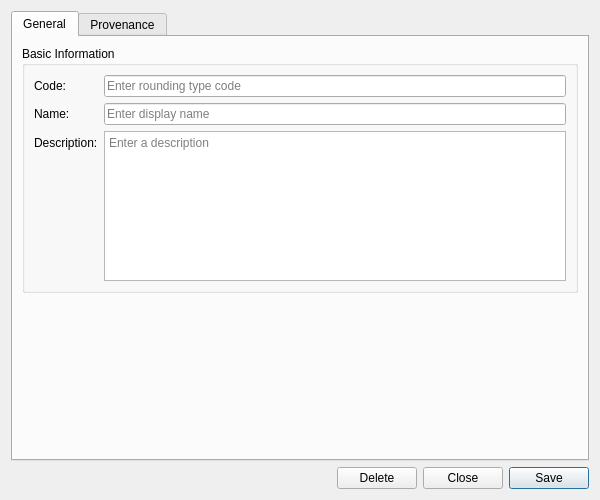
<?xml version="1.0" encoding="UTF-8"?>
<ui version="4.0">
 <class>RoundingTypeDetailDialog</class>
 <widget class="QWidget" name="RoundingTypeDetailDialog">
  <property name="geometry">
   <rect>
    <x>0</x>
    <y>0</y>
    <width>600</width>
    <height>500</height>
   </rect>
  </property>
  <property name="sizePolicy">
   <sizepolicy hsizetype="Preferred" vsizetype="Preferred">
    <horstretch>0</horstretch>
    <verstretch>0</verstretch>
   </sizepolicy>
  </property>
  <property name="minimumSize">
   <size>
    <width>600</width>
    <height>500</height>
   </size>
  </property>
  <property name="windowTitle">
   <string>Rounding Type Details</string>
  </property>
  <layout class="QVBoxLayout" name="verticalLayout">
   <item>
    <widget class="QTabWidget" name="tabWidget">
     <property name="currentIndex"><number>0</number></property>
     <widget class="QWidget" name="generalTab">
      <attribute name="title"><string>General</string></attribute>
      <layout class="QVBoxLayout" name="generalLayout">
       <item>
        <widget class="QGroupBox" name="basicInfoGroup">
         <property name="title">
          <string>Basic Information</string>
         </property>
         <layout class="QFormLayout" name="formLayout">
          <item row="0" column="0">
           <widget class="QLabel" name="labelCode">
            <property name="text">
             <string>Code:</string>
            </property>
           </widget>
          </item>
          <item row="0" column="1">
           <widget class="QLineEdit" name="codeEdit">
            <property name="placeholderText">
             <string>Enter rounding type code</string>
            </property>
            <property name="readOnly">
             <bool>true</bool>
            </property>
           </widget>
          </item>
          <item row="1" column="0">
           <widget class="QLabel" name="labelName">
            <property name="text">
             <string>Name:</string>
            </property>
           </widget>
          </item>
          <item row="1" column="1">
           <widget class="QLineEdit" name="nameEdit">
            <property name="placeholderText">
             <string>Enter display name</string>
            </property>
           </widget>
          </item>
          <item row="2" column="0">
           <widget class="QLabel" name="labelDescription">
            <property name="text">
             <string>Description:</string>
            </property>
           </widget>
          </item>
          <item row="2" column="1">
           <widget class="QPlainTextEdit" name="descriptionEdit">
            <property name="minimumSize">
             <size>
              <width>0</width>
              <height>80</height>
             </size>
            </property>
            <property name="maximumSize">
             <size>
              <width>16777215</width>
              <height>150</height>
             </size>
            </property>
            <property name="placeholderText">
             <string>Enter a description</string>
            </property>
           </widget>
          </item>
         </layout>
        </widget>
       </item>
       <item>
        <spacer name="verticalSpacer">
         <property name="orientation">
          <enum>Qt::Vertical</enum>
         </property>
         <property name="sizeHint" stdset="0">
          <size>
           <width>20</width>
           <height>40</height>
          </size>
         </property>
        </spacer>
       </item>
      </layout>
     </widget>
     <widget class="QWidget" name="provenanceTab">
      <attribute name="title"><string>Provenance</string></attribute>
      <layout class="QVBoxLayout" name="provenanceTabLayout">
       <item>
        <widget class="ores::qt::ProvenanceWidget" name="provenanceWidget" native="true"/>
       </item>
      </layout>
     </widget>
    </widget>
   </item>
   <item>
    <layout class="QHBoxLayout" name="buttonLayout">
     <item>
      <spacer name="horizontalSpacer">
       <property name="orientation">
        <enum>Qt::Horizontal</enum>
       </property>
       <property name="sizeHint" stdset="0">
        <size>
         <width>40</width>
         <height>20</height>
        </size>
       </property>
      </spacer>
     </item>
     <item>
      <widget class="QPushButton" name="deleteButton">
       <property name="text">
        <string>Delete</string>
       </property>
      </widget>
     </item>
     <item>
      <widget class="QPushButton" name="closeButton">
       <property name="text">
        <string>Close</string>
       </property>
      </widget>
     </item>
     <item>
      <widget class="QPushButton" name="saveButton">
       <property name="text">
        <string>Save</string>
       </property>
       <property name="default">
        <bool>true</bool>
       </property>
      </widget>
     </item>
    </layout>
   </item>
  </layout>
 </widget>
 <customwidgets>
  <customwidget>
   <class>ores::qt::ProvenanceWidget</class>
   <extends>QWidget</extends>
   <header>ores.qt/ProvenanceWidget.hpp</header>
  </customwidget>
 </customwidgets>
 <resources/>
 <connections/>
</ui>
